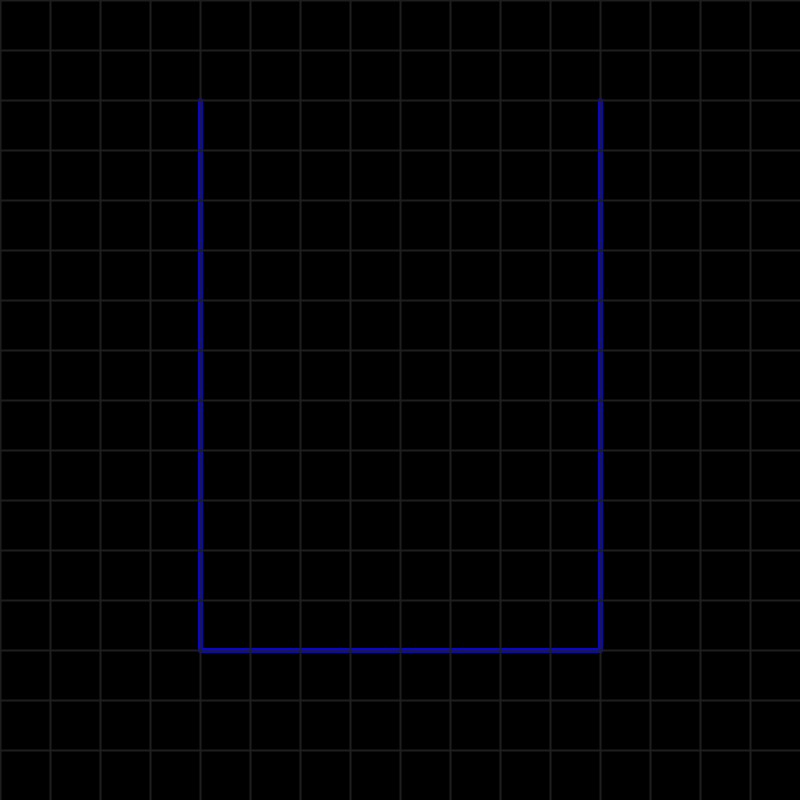
Frame 1 (no input)
Frame 60 (the mouse pressed at the canvas centre just before this capture): identical to frame 1, image omitted
Frame 120 (the mouse held since frame 60 and released just before this capture): identical to frame 1, image omitted

The Processing sketch that drew this single still picture (run headless with seeded random() and noise(); from frame 60 on, the mouse is pressed at the canvas centre):

// Processing sketch: TetrisMain
// ── TetrisMain.pde
ArrayList<Piece_super> myPieces = new ArrayList<Piece_super>(); 
int q=50; 

int nextShape =0; 

void setup(){
size(800, 800); 
background(0); 

}

void draw(){
  stroke(0, 0, 255); 
  background(0); 
  strokeWeight(5); 
  line(200, 100, 200, 650); //"contenitore" blu
  line(200, 650, 600, 650); 
  line(600, 650, 600, 100); 
  
  for(Piece_super b:myPieces){
   b.run();  
  }
  
  
  stroke(30); 
  strokeWeight(2); 
  for(int i = 0; i < width; i+=q){ //griglia pixel: alla fine
    line(i, 0, i, height); 
    line(0, i, width, i); 
  }
}

void keyPressed(){
  if(key == '\n'){
    nextShape = (int)random(1,3); 
    switch(nextShape){
    
      case 1:{
        myPieces.add(new Light_Blue_I()); 
        break; 
      }
      case 2:{
        myPieces.add(new Yellow_O()); 
        break;
      }
       default:{}
     }
  }
  if(key == 'd'||key=='D'){
    Piece_super h =myPieces.get(myPieces.size()-1); 
    h.moveRight();
  }
  if(key == 'a'||key=='A'){
   Piece_super h = myPieces.get(myPieces.size()-1); 
   h.moveLeft(); 
  }
  if(key == 'r'||key =='R'){
     myPieces.remove(myPieces.size()-1);
   setup();  
  }
};

// ── Green_S.pde
class Green_S extends Piece_super{
  
};

// ── Light_Blue_I.pde
class Light_Blue_I extends Piece_super{
  int col1 = 41; 
  int col2 = 247; 
  int col3 = 255; 
  int a =0; 
  int lowerBound =0; 
  int leftBound = 2; 
  int rightBound = 2; 
  int c = 0; 
  int mov =0; 
  Light_Blue_I(){
    
  }
  
  void display(){
     fill(col1, col2, col3); 
     noStroke(); 
     quad((6*super.unit)+mov, 0+a, (10*super.unit)+mov, 0+a, (10*super.unit)+mov, super.unit+a, (6*super.unit)+mov, super.unit+a);   
     if(lowerBound<super.maxboundBottom){
     if(c%10==0){
       moveDown();
     }
     c++;
     }
}

  
  void moveDown(){
    a+=super.unit;
    lowerBound++; 
  };
  void moveLeft(){
     if(leftBound>0){
     mov -=super.unit; 
     rightBound++; 
     leftBound--; 
     }
     
   };
   
   void moveRight(){
     if(rightBound>0){
     mov +=super.unit;
     leftBound++;
     rightBound--; 
     }
   }
};

// ── Piece_super.pde
class Piece_super{
  int unit = 50; 
  int maxboundBottom = 12; 
  int maxboundLeft; 
  int a = 0; 
  int col1, col2, col3; //int per le componenti rgb
  float speedX, speedY; //velocità x e y
  
  Piece_super(int one, int two, int three){
    col1 = one; 
    col2 = two; 
    col3 = three;
  }; 
  
  Piece_super(){};
  
  boolean stopped; //has it reached its place down?
  
  void display(){};
  
  void run(){
    display(); 
  };
  
  void moveRight(){}; 
  void moveLeft(){}; 
};

// ── Purple_T.pde
class Purple_T extends Piece_super{
  
};

// ── Red_Z.pde
class Red_Z extends Piece_super{
  
};

// ── Yellow_O.pde
class Yellow_O extends Piece_super{
  int col1 = 255; 
  int col2 = 255; 
  int col3 = 0; 
  int a =0; 
  int lowerBound = 0; 
  int leftBound = 3; 
  int rightBound = 3; 
  int c = 0; 
  int mov = 0; 
  
  Yellow_O(){};
  
  void display(){
     fill(col1, col2, col3); 
     noStroke(); 
     quad((7*super.unit)+mov, 0+a, (9*super.unit)+mov, 0+a, (9*super.unit)+mov, (2*super.unit)+a, (7*super.unit)+mov, (2*super.unit)+a);
     if(lowerBound<super.maxboundBottom-1){
     if(c%10==0){
       moveDown();
     }
     c++;
     }
  };
  
   void moveDown(){
    a+=super.unit;
    lowerBound++; 
  };
   
   void moveLeft(){
     if(leftBound>0){
     mov -=super.unit; 
     rightBound++; 
     leftBound--; 
     }
     
   };
   
   void moveRight(){
     if(rightBound>0){
     mov +=super.unit;
     leftBound++;
     rightBound--; 
     }
   }
};
